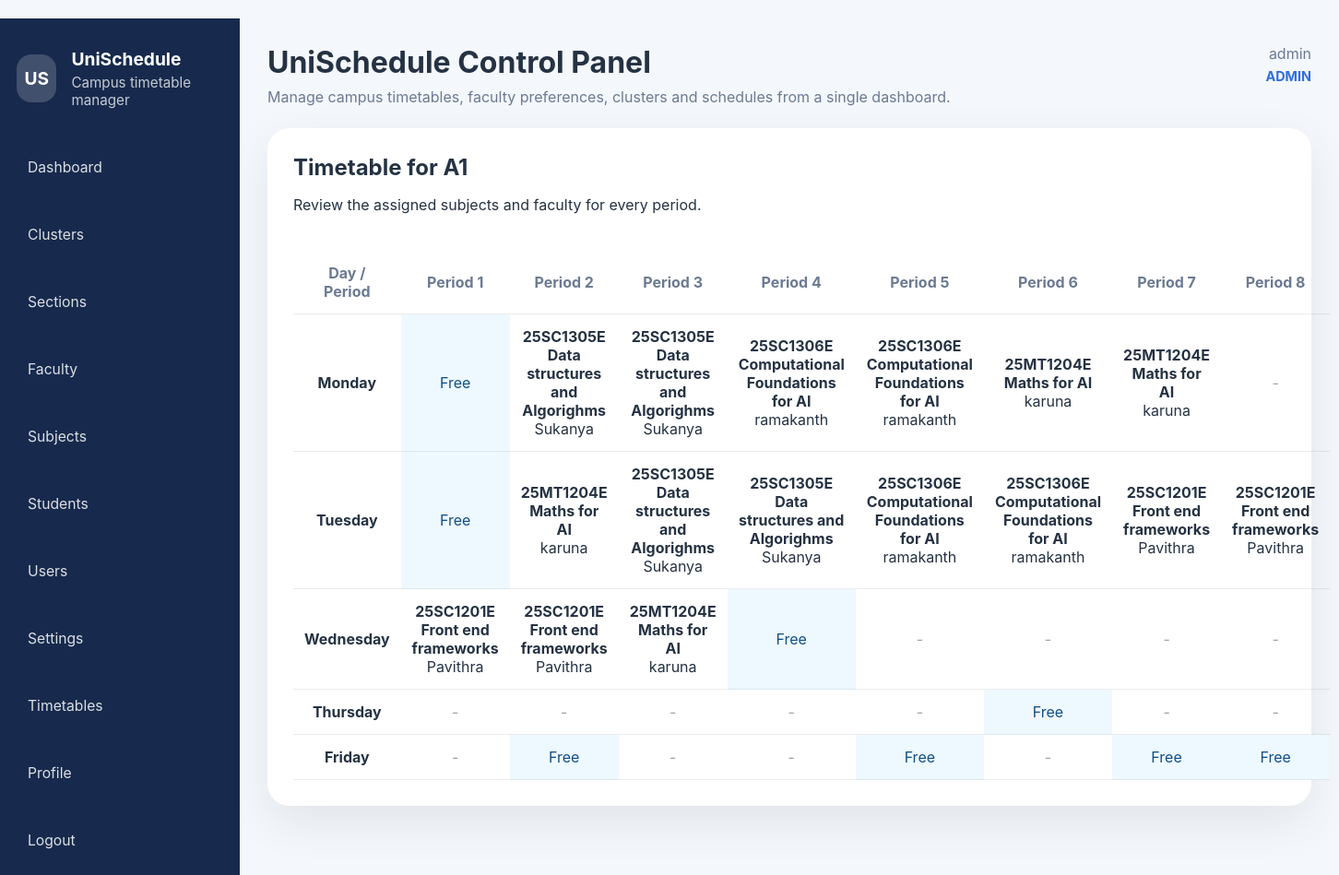
The page /timetable/1 (signed in) on the database its author committed.
### app.py (models this page shows, shortened)
class User(UserMixin, db.Model):
    id = db.Column(db.Integer, primary_key=True)
    username = db.Column(db.String(120), unique=True, nullable=False)
    password = db.Column(db.String(255), nullable=False)
    role = db.Column(db.String(20), nullable=False)

class Section(db.Model):
    id = db.Column(db.Integer, primary_key=True)
    name = db.Column(db.String(40), unique=True, nullable=False)
    cluster_id = db.Column(db.Integer, db.ForeignKey('cluster.id'))
    subjects = db.relationship('Subject', secondary=section_subject, back_populates='sections')
    students = db.relationship('Student', back_populates='section', lazy=True)

class Subject(db.Model):
    id = db.Column(db.Integer, primary_key=True)
    code = db.Column(db.String(50), unique=True, nullable=False)
    name = db.Column(db.String(120), nullable=False)
    hours_per_week = db.Column(db.Integer, default=3)
    credits = db.Column(db.Integer, default=0, nullable=False)
    is_lab = db.Column(db.Boolean, default=False)
    faculty_id = db.Column(db.Integer, db.ForeignKey('faculty.id'))
    faculty = db.relationship('Faculty')
    sections = db.relationship('Section', secondary=section_subject, back_populates='subjects')
    students = db.relationship('Student', secondary=student_subject, back_populates='subjects')

class Faculty(db.Model):
    id = db.Column(db.Integer, primary_key=True)
    name = db.Column(db.String(120), nullable=False)
    prefer_morning = db.Column(db.Boolean, default=False)
    prefer_afternoon = db.Column(db.Boolean, default=False)
    avoid_first_period = db.Column(db.Boolean, default=False)
    avoid_last_period = db.Column(db.Boolean, default=False)
    avoid_friday = db.Column(db.Boolean, default=False)
    max_classes_per_day = db.Column(db.Integer, default=4)

### app.py (the view)
@app.route('/timetable/<int:section_id>')
@login_required
def view_timetable(section_id):
    section = Section.query.get_or_404(section_id)
    settings = get_settings()
    days_per_week = int(settings.days_per_week or 5)
    periods_per_day = int(settings.periods_per_day or 8)
    grid = {day: {period: None for period in range(1, periods_per_day + 1)} for day in DAYS[:days_per_week]}
    entries = TimetableEntry.query.filter_by(section_id=section_id).all()
    for entry in entries:
        grid[entry.day][entry.period] = entry
    return render_template('timetable_view.html', section=section, grid=grid, settings=settings)

### app.py (called while the page is built)
def get_settings():
    settings = Settings.query.first()
    if not settings:
        settings = Settings(days_per_week=5, periods_per_day=8, free_hours_per_week=3)
        db.session.add(settings)
        db.session.commit()
        return settings
    changed = False
    if settings.days_per_week is None:
        settings.days_per_week = 5
        changed = True
    if settings.periods_per_day is None:
        settings.periods_per_day = 8
        changed = True
    if settings.free_hours_per_week is None:
        settings.free_hours_per_week = 3
        changed = True
    if changed:
        db.session.commit()
    return settings

@login_manager.user_loader
def load_user(user_id):
    return User.query.get(int(user_id))

@app.context_processor
def inject_user_roles():
    return {
        'role_admin': ROLE_ADMIN,
        'role_student': ROLE_STUDENT
    }

### templates/timetable_view.html
{% extends 'base.html' %}
{% block content %}
<div class="panel">
    <div class="panel-header">
        <div>
            <h2>Timetable for {{ section.name }}</h2>
            <p>Review the assigned subjects and faculty for every period.</p>
        </div>
    </div>
    <table class="timetable-grid">
        <thead>
            <tr>
                <th>Day / Period</th>
                {% for period in range(1, settings.periods_per_day + 1) %}
                <th>Period {{ period }}</th>
                {% endfor %}
            </tr>
        </thead>
        <tbody>
            {% for day in ['Monday','Tuesday','Wednesday','Thursday','Friday'][:settings.days_per_week] %}
            <tr>
                <td class="day-cell">{{ day }}</td>
                {% for period in range(1, settings.periods_per_day + 1) %}
                    {% set entry = grid[day][period] %}
                    {% if entry %}
                        {% if entry.is_free %}
                            <td class="free-cell">Free</td>
                        {% else %}
                            <td>
                                <strong>{{ entry.subject.code }} {{ entry.subject.name }}</strong><br>
                                <span class="muted">{{ entry.faculty.name if entry.faculty else 'Faculty unassigned' }}</span>
                            </td>
                        {% endif %}
                    {% else %}
                        <td class="empty-cell">-</td>
                    {% endif %}
                {% endfor %}
            </tr>
            {% endfor %}
        </tbody>
    </table>
</div>
{% endblock %}

### templates/base.html (shortened to what this page needs)
﻿<!doctype html>
<html lang="en">
<head>
    <link rel="stylesheet" href="/static/style.css">
</head>
<body>
    <div class="app-shell">
        <aside class="sidebar">
            <div class="brand-block">
                <div class="brand-logo">US</div>
                <div>
                    <div class="brand-title">UniSchedule</div>
                    <div class="brand-tag">Campus timetable manager</div>
                </div>
            </div>
            <nav class="nav-list">
                {% if current_user.is_authenticated %}
                    <a href="{{ url_for('dashboard') }}">Dashboard</a>
                    {% if current_user.role == role_admin %}
                        <a href="{{ url_for('manage_clusters') }}">Clusters</a>
                        <a href="{{ url_for('manage_sections') }}">Sections</a>
                        <a href="{{ url_for('manage_faculty') }}">Faculty</a>
                        <a href="{{ url_for('manage_subjects') }}">Subjects</a>
                        <a href="{{ url_for('manage_students') }}">Students</a>
                        <a href="{{ url_for('manage_users') }}">Users</a>
                        <a href="{{ url_for('settings_page') }}">Settings</a>
                    {% elif current_user.role == role_student %}
                        <a href="{{ url_for('student_portal') }}">Student Portal</a>
                        <a href="{{ url_for('choose_section') }}">Choose Section</a>
                        <a href="{{ url_for('choose_subjects') }}">Choose Subjects</a>
                    {% endif %}
                    <a href="{{ url_for('view_timetables') }}">Timetables</a>
                    <a href="{{ url_for('profile') }}">Profile</a>
                    <a href="{{ url_for('logout') }}" class="danger-link">Logout</a>
                {% else %}
                    <a href="{{ url_for('login') }}">Login</a>
                    <a href="{{ url_for('register') }}">Register</a>
                {% endif %}
            </nav>
        </aside>
        <main class="main-content">
            <header class="main-header">
                <div class="header-left">
                    <h1>UniSchedule Control Panel</h1>
                    <p>Manage campus timetables, faculty preferences, clusters and schedules from a single dashboard.</p>
                </div>
                {% if current_user.is_authenticated %}
                <div class="header-user">
                    <span>{{ current_user.username }}</span>
                    <span class="user-role">{{ current_user.role }}</span>
                </div>
                {% endif %}
            </header>
            <div class="content-area">
                {% block content %}{% endblock %}
            </div>
        </main>
    </div>
</body>
</html>

### static/style.css (style rules this page uses)
:root { --bg: #f4f7fb; --surface: #ffffff; --primary: #2f6fdb; --primary-dark: #254fcc; --success: #1e9a3a; --danger: #d64545; --text: #253243; --muted: #6b7a93; }
body { margin: 0; font-family: Inter, system-ui, -apple-system, BlinkMacSystemFont, "Segoe UI", sans-serif; background: var(--bg); color: var(--text); }
.app-shell { display: grid; grid-template-columns: 260px minmax(0, 1fr); min-height: 100vh; }
.sidebar { padding: 32px 18px; background: #172a4d; color: white; }
.brand-block { display: flex; gap: 16px; align-items: center; margin-bottom: 32px; }
.brand-logo { width: 52px; height: 52px; border-radius: 16px; background: rgba(255,255,255,.18); display: grid; place-items: center; font-size: 1.2rem; font-weight: 700; }
.brand-title { font-size: 1.2rem; font-weight: 700; margin-bottom: 4px; }
.brand-tag { color: rgba(255,255,255,.75); font-size: 0.95rem; }
.nav-list { display: grid; gap: 10px; }
.nav-list a { display: block; padding: 11px 14px; color: rgba(255,255,255,.9); border-radius: 14px; text-decoration: none; font-size: 0.98rem; }
.danger-link { color: var(--danger); }
.main-content { padding: 28px 30px 36px; background: var(--bg); }
.main-header { display: flex; justify-content: space-between; align-items: flex-start; gap: 24px; margin-bottom: 24px; }
.header-left h1 { margin: 0 0 8px; }
.header-left p { margin: 0; color: var(--muted); }
.header-user { display: flex; flex-direction: column; gap: 6px; align-items: flex-end; color: var(--muted); }
.user-role { font-size: 0.9rem; color: var(--primary); font-weight: 700; }
.content-area { max-width: 1180px; margin: 0 auto; }
.sidebar nav a { display: block; margin: 12px 0; color: rgba(255,255,255,.85); text-decoration: none; padding: 10px 12px; border-radius: 12px; }
.panel { background: var(--surface); border-radius: 24px; padding: 28px; margin-bottom: 24px; box-shadow: 0 18px 50px rgba(15, 23, 42, .08); }
h1, h2, h3 { margin: 0 0 16px; }
.panel-header { display: flex; align-items: center; justify-content: space-between; gap: 16px; margin-bottom: 24px; }
.panel-header h2 { margin-bottom: 6px; }
table { width: 100%; border-collapse: collapse; }
th, td { text-align: left; padding: 14px 12px; border-bottom: 1px solid rgba(15, 23, 42, .08); }
th { color: var(--muted); }
.timetable-grid th, .timetable-grid td { text-align: center; }
.free-cell { background: #eef8ff; color: #0f4f88; }
.empty-cell { color: #9ca3af; }
.day-cell { text-align: left; font-weight: 700; }

### rows shown on the page
User: username "admin", role "ADMIN"
Section: name "A1"
Subject: subject.code "25SC1305E" "25SC1305E" "25SC1305E" "25SC1305E", subject.name "Data structures and Algorighms" "Data structures and Algorighms" "Data structures and Algorighms" "Data structures and Algorighms"
Faculty: faculty "Sukanya" "Sukanya" "Sukanya" "Sukanya"
Subject: subject.code "25SC1306E" "25SC1306E" "25SC1306E" "25SC1306E", subject.name "Computational Foundations for AI" "Computational Foundations for AI" "Computational Foundations for AI" "Computational Foundations for AI"
Faculty: faculty "ramakanth" "ramakanth" "ramakanth" "ramakanth"
Subject: subject.code "25MT1204E" "25MT1204E" "25MT1204E" "25MT1204E", subject.name "Maths for AI" "Maths for AI" "Maths for AI" "Maths for AI"
Faculty: faculty "karuna" "karuna" "karuna" "karuna"
Subject: subject.code "25SC1201E" "25SC1201E" "25SC1201E" "25SC1201E", subject.name "Front end frameworks" "Front end frameworks" "Front end frameworks" "Front end frameworks"
Faculty: faculty "Pavithra" "Pavithra" "Pavithra" "Pavithra"

### other values the page prints
{{ period }} "1" "2" "3" "4" "5" "6" "7" "8"
{{ day }} "Monday" "Tuesday" "Wednesday" "Thursday" "Friday"
